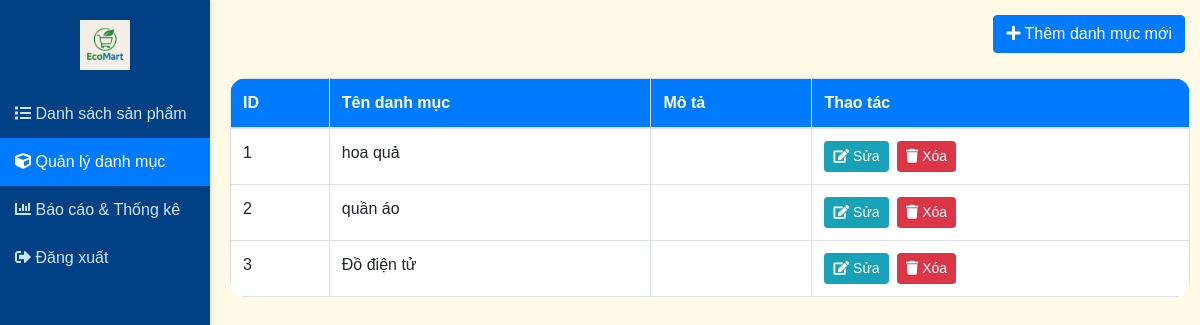
Page /index.php?action=categories (signed in) on the committed database.
### tables this page shows
CREATE TABLE `categories` (
  `id` int(11) NOT NULL,
  `name` varchar(100) NOT NULL,
  `description` text DEFAULT NULL,
  `created_at` timestamp NOT NULL DEFAULT current_timestamp(),
  `updated_at` timestamp NOT NULL DEFAULT current_timestamp() ON UPDATE current_timestamp()
);

### controllers/CategoryController.php (called while the page is built, shortened)
<?php
include_once 'config/database.php';
include_once 'models/Category.php';
class CategoryController {
    private $category;
    public function __construct() {
        $database = new Database();
        $this->db = $database->getConnection();
        $this->category = new Category($this->db);
    }
    public function index() {
        $categories = $this->category->getAll();
        include 'views/categories/index.php';
    }
}
?>

### config/database.php (called while the page is built, shortened)
<?php
class Database {
    private $host = "localhost";
    private $db_name = "product_management";
    private $username = "root";
    private $password = "";
    private $port = "3308";
    public function getConnection() {
        $this->conn = null;
        try {
            $this->conn = new PDO(
                "mysql:host=" . $this->host . ";port=" . $this->port . ";dbname=" . $this->db_name,
                $this->username,
                $this->password
            );
            $this->conn->setAttribute(PDO::ATTR_ERRMODE, PDO::ERRMODE_EXCEPTION);
            $this->conn->exec("set names utf8");
        } catch(PDOException $e) {
            echo "Lỗi kết nối: " . $e->getMessage();
        }
        return $this->conn;
    }
}
?>

### models/Category.php (called while the page is built, shortened)
<?php
class Category {
    private $conn;
    private $table_name = "categories";
    public function __construct($db) {
        $this->conn = $db;
    }
    public function getAll() {
        $query = "SELECT * FROM " . $this->table_name . " ORDER BY name";
        $stmt = $this->conn->prepare($query);
        $stmt->execute();
        return $stmt->fetchAll(PDO::FETCH_ASSOC);
    }
}
?>

### views/categories/index.php (the view, shortened to what this page needs)
<!DOCTYPE html>
<html lang="en">
<head>
    <link rel="stylesheet" href="https://stackpath.bootstrapcdn.com/bootstrap/4.5.2/css/bootstrap.min.css">
    <link rel="stylesheet" href="https://cdnjs.cloudflare.com/ajax/libs/font-awesome/5.15.3/css/all.min.css">
</head>
<body>
    <div class="wrapper">
        <div class="sidebar">
            <div style="text-align: center;">
                <img src="./uploads/logo.png" alt="EcoMart Logo" style="height: 50px; margin-bottom: 20px;">
            </div>
            <a href="index.php?action=index"><i class="fas fa-list"></i> Danh sách sản phẩm</a>
            <a href="index.php?action=categories" class="active"><i class="fas fa-cube"></i> Quản lý danh mục</a>
            <a href="index.php?action=reports"><i class="fas fa-chart-bar"></i> Báo cáo & Thống kê</a>
            <a href="index.php?action=logout"><i class="fas fa-sign-out-alt"></i> Đăng xuất</a>
        </div>
        <div class="main-content">
            <div class="container-fluid">
                <div class="row mb-3">
                    <div class="col-md-8">
                    </div>
                    <div class="col-md-4 text-right">
                        <a href="index.php?action=create_category" class="btn btn-primary">
                            <i class="fas fa-plus"></i> Thêm danh mục mới
                        </a>
                    </div>
                </div>
                <?php if(isset($categories) && count($categories) > 0): ?>
                    <div class="table-responsive">
                        <table class="table table-bordered table-hover">
                            <thead>
                                <tr>
                                    <th>ID</th>
                                    <th>Tên danh mục</th>
                                    <th>Mô tả</th>
                                    <th>Thao tác</th>
                                </tr>
                            </thead>
                            <tbody>
                                <?php foreach($categories as $category): ?>
                                    <tr>
                                        <td><?php echo $category['id']; ?></td>
                                        <td><?php echo htmlspecialchars($category['name']); ?></td>
                                        <td><?php echo htmlspecialchars($category['description'] ?? ''); ?></td>
                                        <td>
                                            <a href="index.php?action=edit_category&id=<?php echo $category['id']; ?>"
                                               class="btn btn-info btn-sm mr-1">
                                                <i class="fas fa-edit"></i> Sửa
                                            </a>
                                            <a href="index.php?action=delete_category&id=<?php echo $category['id']; ?>"
                                               class="btn btn-danger btn-sm"
                                               onclick="return confirm('Bạn có chắc chắn muốn xóa danh mục này không?');">
                                                <i class="fas fa-trash"></i> Xóa
                                            </a>
                                        </td>
                                    </tr>
                                <?php endforeach; ?>
                            </tbody>
                        </table>
                    </div>
                <?php else: ?>
                    <div class="alert alert-info">Không có danh mục nào.</div>
                <?php endif; ?>
            </div>
        </div>
    </div>
</body>
</html>

### views/categories/index.php (style rules this page uses)
body { font-family: sans-serif; background-color: #fffbe6; }
.wrapper { display: flex; }
.sidebar { width: 210px; min-width: 200px; max-width: 220px; background-color: #004085; color: #ffffff; height: 100vh; padding-top: 20px; box-shadow: 2px 0 5px rgba(0,0,0,0.1); position: fixed; left: 0; top: 0; overflow-y: auto; }
.sidebar a { color: #cce5ff; padding: 12px 15px; text-decoration: none; display: block; transition: background-color 0.3s ease; }
.sidebar .active { background-color: #007bff; color: #ffffff; }
.main-content { flex-grow: 1; padding: 10px; margin-left: 220px; }
.container-fluid { padding: 0; margin: 0; width: 100%; }
.row { margin: 0; padding: 0; }
.col-md-4, .col-md-2 { padding: 5px; }
.table { margin-top: 10px; background-color: #fff; border-radius: 16px !important; overflow: hidden; }
.table th { background-color: #007bff; color: white; }
.mb-3 { margin-bottom: 10px !important; }

### rows in the picture
categories: id "1", name "hoa quả"
categories: id "2", name "quần áo"
categories: id "3", name "Đồ điện tử"
